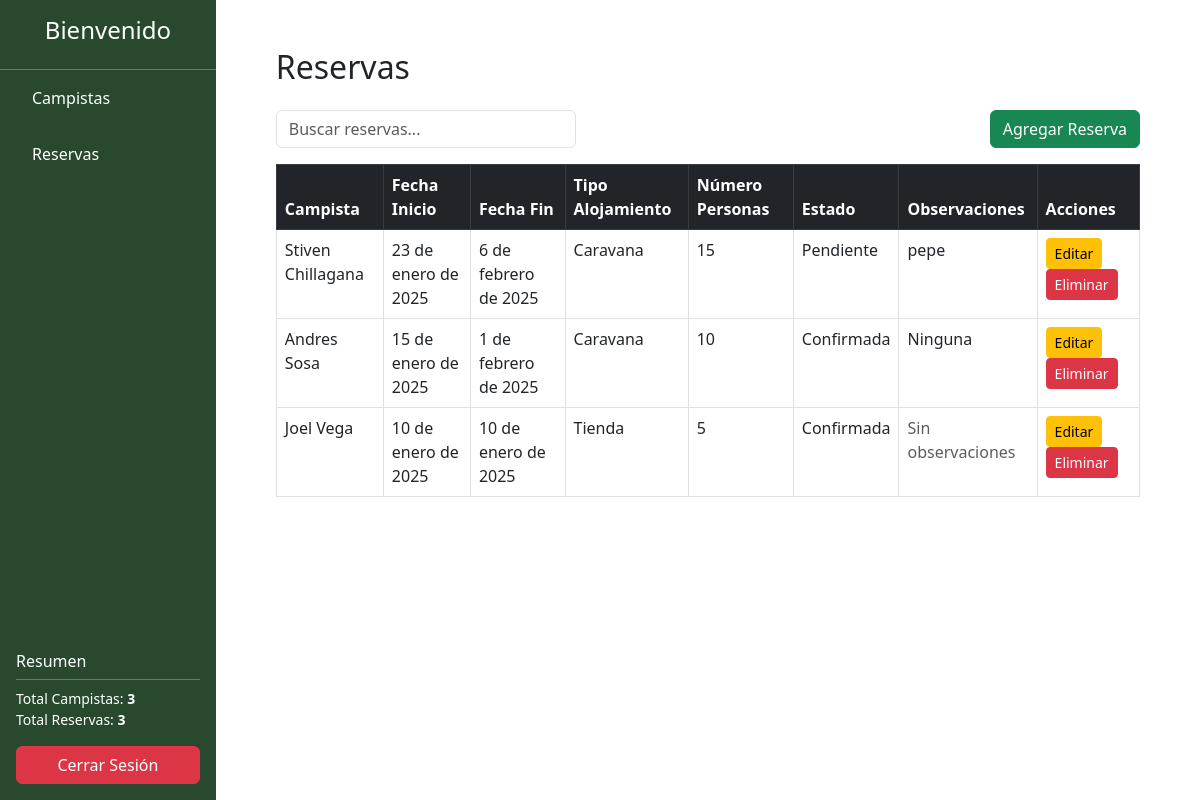
The app's page /reservas/ (signed in) with its own data.
### Aplicaciones/Reservas_Camping_SD/models.py (models this page shows)
class Reserva(models.Model):
    TIPO_ALOJAMIENTO = [
        ('Tienda', 'Tienda'),
        ('Cabaña', 'Cabaña'),
        ('Caravana', 'Caravana'),
    ]
    ESTADO_RESERVA = [
        ('Confirmada', 'Confirmada'),
        ('Pendiente', 'Pendiente'),
        ('Cancelada', 'Cancelada'),
    ]
    fecha_inicio = models.DateField()
    fecha_fin = models.DateField()
    campista = models.ForeignKey(Campista, on_delete=models.CASCADE)
    usuario = models.ForeignKey(Usuario, on_delete=models.CASCADE)  # Relación con Usuario
    tipo_alojamiento = models.CharField(max_length=50, choices=TIPO_ALOJAMIENTO)
    numero_personas = models.PositiveIntegerField()
    estado = models.CharField(max_length=50, choices=ESTADO_RESERVA)
    observaciones = models.TextField(blank=True, null=True)

class Campista(models.Model):
    nombre_completo = models.CharField(max_length=100)
    correo_electronico = models.EmailField(unique=True)
    telefono = models.CharField(max_length=15)
    direccion = models.TextField(blank=True, null=True)
    usuario = models.ForeignKey('Usuario', on_delete=models.CASCADE)

### Aplicaciones/Reservas_Camping_SD/views.py (the view)
# urls.py: path('reservas/', views.lista_reservas),  # Lista de todas las reservas
def lista_reservas(request):
    if 'usuario' not in request.session:
        return redirect('/')
    usuario_actual = request.session['usuario']
    reservas = Reserva.objects.filter(usuario__usuario=usuario_actual)  # Filtra las reservas por usuario
    total_campistas = Campista.objects.filter(reserva__usuario__usuario=usuario_actual).distinct().count()  # Filtra campistas relacionados con las reservas del usuario
    total_reservas = reservas.count()  # Cuenta las reservas del usuario actual
    return render(request, 'lista_reservas.html', {
        'reservas': reservas,
        'total_campistas': total_campistas,
        'total_reservas': total_reservas,
    })

### Aplicaciones/Reservas_Camping_SD/templates/lista_reservas.html (shortened to what this page needs)
{% extends "plantilla.html" %}
{% block contenido %}
<div class="container">
    <h2 class="mb-4">Reservas</h2>
    <div class="d-flex justify-content-between align-items-center mb-3">
        <input type="text" id="buscadorReservas" class="form-control me-3" placeholder="Buscar reservas..." style="max-width: 300px;">
        <a href="/reservas/crear/" class="btn btn-success">Agregar Reserva</a>
    </div>
    <table class="table table-bordered" id="tablaReservas">
        <thead class="table-dark">
            <tr>
                <th>Campista</th>
                <th>Fecha Inicio</th>
                <th>Fecha Fin</th>
                <th>Tipo Alojamiento</th>
                <th>Número Personas</th>
                <th>Estado</th>
                <th>Observaciones</th>
                <th>Acciones</th>
            </tr>
        </thead>
        <tbody>
            {% for reserva in reservas %}
            <tr>
                <td>{{ reserva.campista.nombre_completo }}</td>
                <td>{{ reserva.fecha_inicio }}</td>
                <td>{{ reserva.fecha_fin }}</td>
                <td>{{ reserva.tipo_alojamiento }}</td>
                <td>{{ reserva.numero_personas }}</td>
                <td>{{ reserva.estado }}</td>
                <td>
                    {% if reserva.observaciones %}
                        {{ reserva.observaciones }}
                    {% else %}
                        <span class="text-muted">Sin observaciones</span>
                    {% endif %}
                </td>
                <td>
                    <a href="/reservas/editar/{{ reserva.id }}/" class="btn btn-warning btn-sm">Editar</a>
                    <form method="POST" action="/reservas/eliminar/{{ reserva.id }}/" style="display: inline;">
                        <button type="button" class="btn btn-danger btn-sm"
                                onclick="confirmarEliminacion(this)">Eliminar</button>
                    </form>
                </td>
            </tr>
            {% empty %}
            <tr>
                <td colspan="8" class="text-center">No hay reservas registradas.</td>
            </tr>
            {% endfor %}
        </tbody>
    </table>
</div>
{% endblock %}

### records on screen
Reserva: campista.nombre_completo "Stiven Chillagana", fecha_inicio "23 de enero de 2025", fecha_fin "6 de febrero de 2025", tipo_alojamiento "Caravana", numero_personas "15", estado "Pendiente", observaciones "pepe"
Reserva: campista.nombre_completo "Andres Sosa", fecha_inicio "15 de enero de 2025", fecha_fin "1 de febrero de 2025", tipo_alojamiento "Caravana", numero_personas "10", estado "Confirmada", observaciones "Ninguna"
Reserva: campista.nombre_completo "Joel Vega", fecha_inicio "10 de enero de 2025", fecha_fin "10 de enero de 2025", tipo_alojamiento "Tienda", numero_personas "5", estado "Confirmada", observaciones "Sin observaciones"

### other values on screen
{{ total_campistas }} "3"
{{ total_reservas }} "3"
